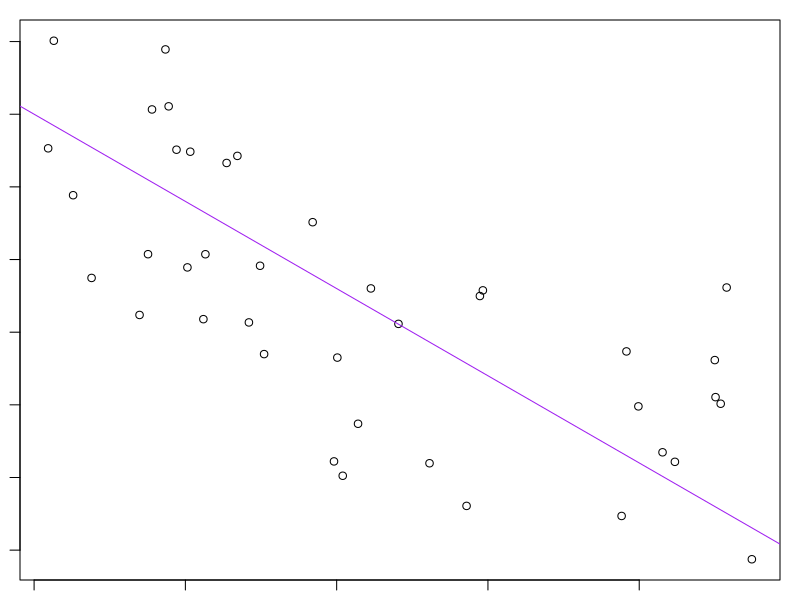

Here is the R script that generated this plot:
a <- 2
b <- -3
sig_sq <- 0.5
x <- runif(40)
y <- a + b * x + rnorm(40, sd = sqrt(sig_sq))
(avg_x <- mean(x))
write(avg_x, "avg_x.txt")

# set margins to print without error
# Error in plot.new() : figure margins too large
par(mar=c(1,1,1,1))

plot(x,y)
abline(a, b, col = "purple")

# create pdf of plot
dev.print(pdf, "toy_line_plot.pdf")